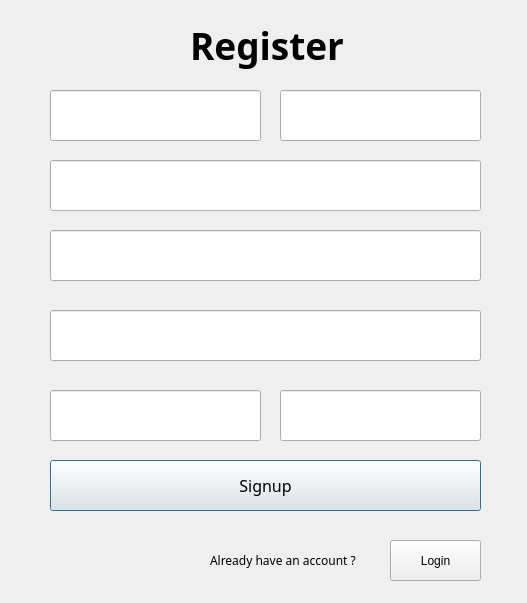
<?xml version="1.0" encoding="UTF-8"?>
<ui version="4.0">
 <class>Register</class>
 <widget class="QDialog" name="Register">
  <property name="geometry">
   <rect>
    <x>0</x>
    <y>0</y>
    <width>527</width>
    <height>603</height>
   </rect>
  </property>
  <property name="windowTitle">
   <string>Register</string>
  </property>
  <widget class="QLineEdit" name="firstname_line">
   <property name="geometry">
    <rect>
     <x>50</x>
     <y>90</y>
     <width>211</width>
     <height>51</height>
    </rect>
   </property>
   <property name="font">
    <font>
     <family>Poppins</family>
     <pointsize>12</pointsize>
    </font>
   </property>
  </widget>
  <widget class="QLineEdit" name="lastname_line">
   <property name="geometry">
    <rect>
     <x>280</x>
     <y>90</y>
     <width>201</width>
     <height>51</height>
    </rect>
   </property>
   <property name="font">
    <font>
     <family>Poppins</family>
     <pointsize>12</pointsize>
    </font>
   </property>
  </widget>
  <widget class="QLineEdit" name="username_line">
   <property name="geometry">
    <rect>
     <x>50</x>
     <y>160</y>
     <width>431</width>
     <height>51</height>
    </rect>
   </property>
   <property name="font">
    <font>
     <family>Poppins</family>
     <pointsize>12</pointsize>
    </font>
   </property>
  </widget>
  <widget class="QLineEdit" name="email_line">
   <property name="geometry">
    <rect>
     <x>50</x>
     <y>310</y>
     <width>431</width>
     <height>51</height>
    </rect>
   </property>
   <property name="font">
    <font>
     <family>Poppins</family>
     <pointsize>12</pointsize>
    </font>
   </property>
  </widget>
  <widget class="QLineEdit" name="confirm_Password_line">
   <property name="geometry">
    <rect>
     <x>280</x>
     <y>390</y>
     <width>201</width>
     <height>51</height>
    </rect>
   </property>
   <property name="font">
    <font>
     <family>Poppins</family>
     <pointsize>12</pointsize>
    </font>
   </property>
   <property name="echoMode">
    <enum>QLineEdit::Password</enum>
   </property>
  </widget>
  <widget class="QLineEdit" name="password_line">
   <property name="geometry">
    <rect>
     <x>50</x>
     <y>390</y>
     <width>211</width>
     <height>51</height>
    </rect>
   </property>
   <property name="font">
    <font>
     <family>Poppins</family>
     <pointsize>12</pointsize>
    </font>
   </property>
   <property name="echoMode">
    <enum>QLineEdit::Password</enum>
   </property>
  </widget>
  <widget class="QPushButton" name="register_button">
   <property name="geometry">
    <rect>
     <x>50</x>
     <y>460</y>
     <width>431</width>
     <height>51</height>
    </rect>
   </property>
   <property name="font">
    <font>
     <family>Poppins</family>
     <pointsize>12</pointsize>
    </font>
   </property>
   <property name="cursor">
    <cursorShape>PointingHandCursor</cursorShape>
   </property>
   <property name="text">
    <string>Signup</string>
   </property>
  </widget>
  <widget class="QLineEdit" name="phonenumber_line">
   <property name="geometry">
    <rect>
     <x>50</x>
     <y>230</y>
     <width>431</width>
     <height>51</height>
    </rect>
   </property>
   <property name="font">
    <font>
     <family>Poppins</family>
     <pointsize>12</pointsize>
    </font>
   </property>
  </widget>
  <widget class="QLabel" name="label_2">
   <property name="geometry">
    <rect>
     <x>210</x>
     <y>550</y>
     <width>161</width>
     <height>21</height>
    </rect>
   </property>
   <property name="font">
    <font>
     <family>Poppins</family>
    </font>
   </property>
   <property name="text">
    <string>Already have an account ?</string>
   </property>
  </widget>
  <widget class="QPushButton" name="login_page">
   <property name="geometry">
    <rect>
     <x>390</x>
     <y>540</y>
     <width>91</width>
     <height>41</height>
    </rect>
   </property>
   <property name="cursor">
    <cursorShape>PointingHandCursor</cursorShape>
   </property>
   <property name="text">
    <string>Login</string>
   </property>
  </widget>
  <widget class="QLabel" name="label">
   <property name="geometry">
    <rect>
     <x>190</x>
     <y>20</y>
     <width>161</width>
     <height>51</height>
    </rect>
   </property>
   <property name="font">
    <font>
     <family>Poppins</family>
     <pointsize>28</pointsize>
     <weight>75</weight>
     <bold>true</bold>
    </font>
   </property>
   <property name="styleSheet">
    <string notr="true"/>
   </property>
   <property name="text">
    <string>Register</string>
   </property>
  </widget>
 </widget>
 <resources/>
 <connections/>
</ui>
